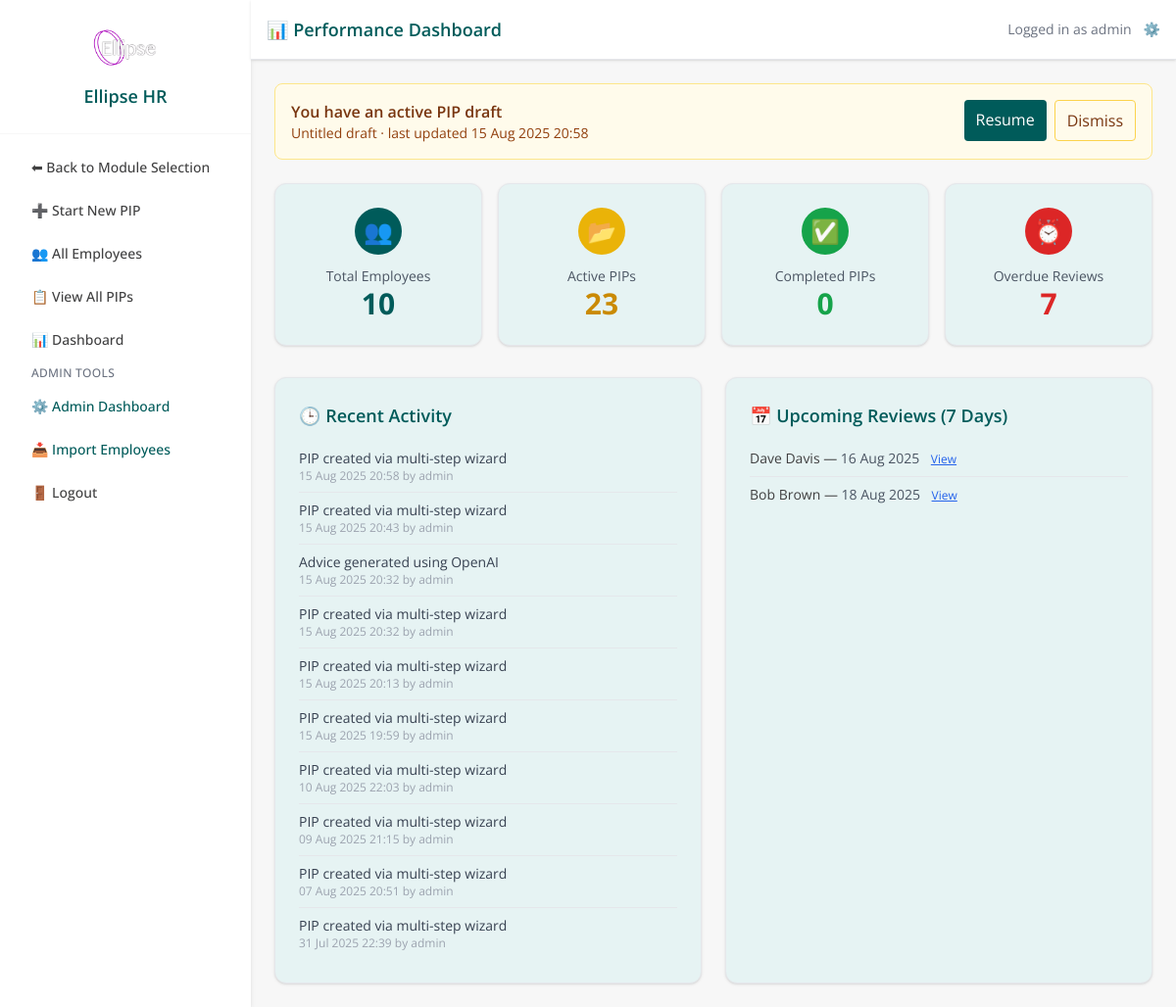
Page /dashboard (signed in) on the earlier database version.
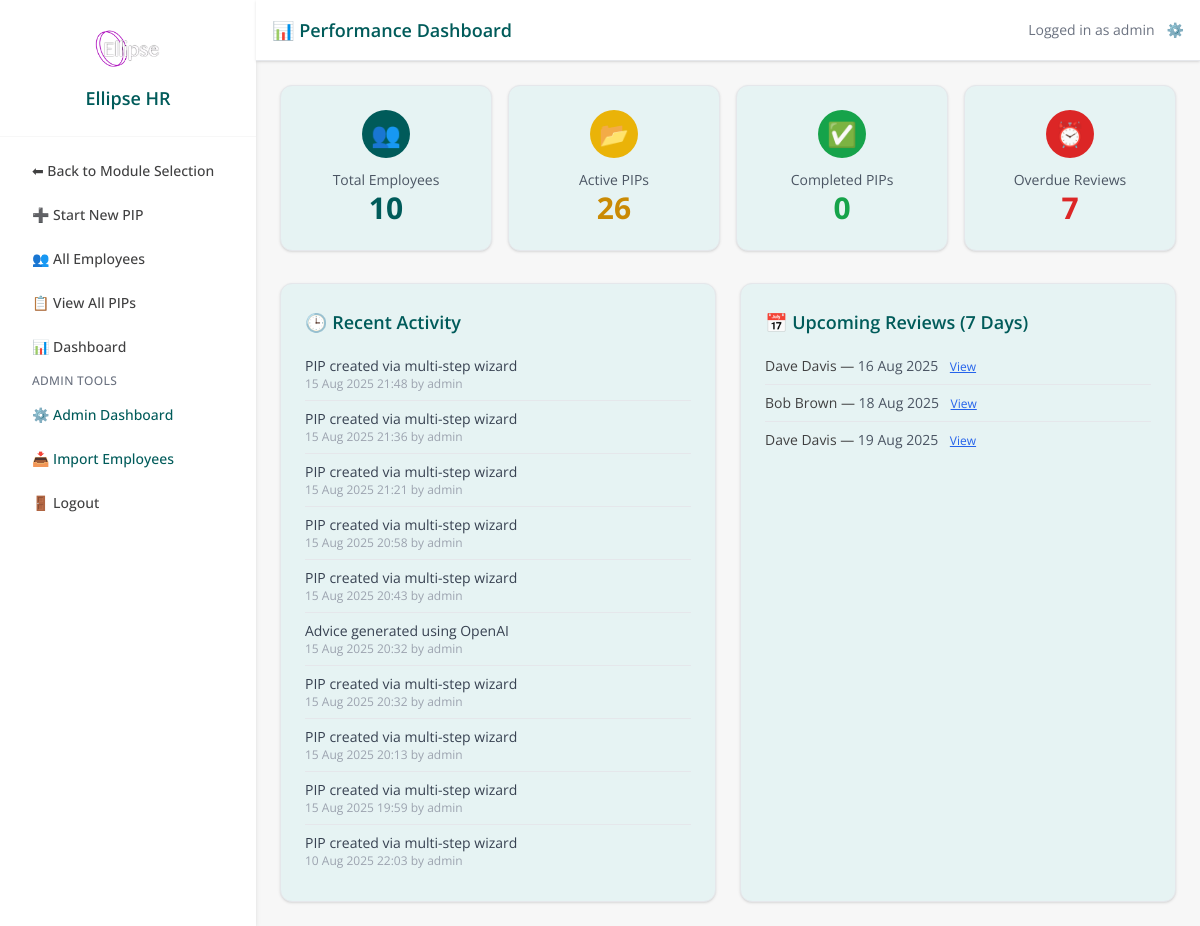
Same page on the later database version.
### models.py (models this page shows)
class DraftPIP(db.Model):
    id = db.Column(db.Integer, primary_key=True)
    user_id = db.Column(db.Integer, db.ForeignKey('user.id'))
    step = db.Column(db.Integer)
    data = db.Column(db.JSON)
    created_at = db.Column(db.DateTime, default=datetime.utcnow)
    updated_at = db.Column(db.DateTime, default=datetime.utcnow, onupdate=datetime.utcnow)
    is_dismissed = db.Column(db.Boolean, default=False)
    user = db.relationship('User', backref='draft_pips')

class TimelineEvent(db.Model):
    __tablename__ = 'timeline_event'
    id = db.Column(db.Integer, primary_key=True)
    pip_record_id = db.Column(db.Integer, db.ForeignKey('pip_record.id'), nullable=True)
    timestamp = db.Column(db.DateTime, default=datetime.utcnow)
    event_type = db.Column(db.String(100))
    notes = db.Column(db.Text)
    updated_by = db.Column(db.String(100))
    created_at = db.Column(db.DateTime, default=datetime.utcnow)
    pip_record = db.relationship(
        'PIPRecord',
        back_populates='timeline_events'
    )

class PIPRecord(db.Model):
    __tablename__ = 'pip_record'
    id = db.Column(db.Integer, primary_key=True)
    employee_id = db.Column(db.Integer, db.ForeignKey('employee.id'), nullable=False)
    concerns = db.Column(db.Text, nullable=False)
    start_date = db.Column(db.Date, nullable=False)
    review_date = db.Column(db.Date, nullable=False)
    meeting_notes = db.Column(db.Text)
    status = db.Column(db.String(20), default='Open')
    created_by = db.Column(db.String(100))
    created_at = db.Column(db.DateTime, default=datetime.utcnow)
    last_updated = db.Column(db.DateTime, default=datetime.utcnow, onupdate=datetime.utcnow)
    ai_advice = db.Column(db.Text)
    ai_advice_generated_at = db.Column(db.DateTime)
    capability_meeting_date = db.Column(db.DateTime, nullable=True)
    capability_meeting_time = db.Column(db.String, nullable=True)
    capability_meeting_venue = db.Column(db.String, nullable=True)
    concern_category = db.Column(db.String(100))
    severity = db.Column(db.String(50))
    frequency = db.Column(db.String(50))
    tags = db.Column(db.Text)
    employee = db.relationship('Employee', back_populates='pips')
    action_items = db.relationship(
        'PIPActionItem',
        back_populates='pip_record',
        cascade='all, delete-orphan',
        lazy=True
    )
    timeline_events = db.relationship(
        'TimelineEvent',
        back_populates='pip_record',
        cascade='all, delete-orphan',
        lazy=True
    )

class Employee(db.Model):
    id = db.Column(db.Integer, primary_key=True)
    first_name = db.Column(db.String(100))
    last_name = db.Column(db.String(100))
    job_title = db.Column(db.String(100))
    line_manager = db.Column(db.String(100))
    service = db.Column(db.String(100))
    start_date = db.Column(db.Date)
    team_id = db.Column(db.Integer)
    email = db.Column(db.String(120), nullable=True)
    pips = db.relationship('PIPRecord', back_populates='employee', lazy=True)

### app.py (the view)
@app.route('/dashboard')
@login_required
def dashboard():
    total_employees = Employee.query.count()
    active_pips = PIPRecord.query.filter_by(status='Open').count()
    completed_pips = PIPRecord.query.filter_by(status='Completed').count()
    today = datetime.now(timezone.utc).date()
    overdue_reviews = PIPRecord.query.filter(
        PIPRecord.review_date < today,
        PIPRecord.status == 'Open'
    ).count()
    recent_activity = TimelineEvent.query.order_by(TimelineEvent.timestamp.desc()).limit(10).all()
    upcoming_deadline = today + timedelta(days=7)
    if current_user.admin_level == 0:
        upcoming_pips = PIPRecord.query.join(Employee).filter(
            Employee.team_id == current_user.team_id,
            PIPRecord.status == 'Open',
            PIPRecord.review_date >= today,
            PIPRecord.review_date <= upcoming_deadline
        ).order_by(PIPRecord.review_date).all()
    else:
        upcoming_pips = PIPRecord.query.filter(
            PIPRecord.status == 'Open',
            PIPRecord.review_date >= today,
            PIPRecord.review_date <= upcoming_deadline
        ).order_by(PIPRecord.review_date).all()
    draft = get_active_draft_for_user(current_user.id)
    return render_template(
        'dashboard.html',
        total_employees=total_employees,
        active_pips=active_pips,
        completed_pips=completed_pips,
        overdue_reviews=overdue_reviews,
        recent_activity=recent_activity,
        upcoming_pips=upcoming_pips,
        draft=draft
    )

### app.py (called while the page is built)
@app.context_processor
def inject_module():
    return dict(active_module=session.get('active_module'))

@login_manager.user_loader
def load_user(user_id):
    return db.session.get(User, int(user_id))

@app.before_request
def set_active_module():
    path = request.path.lower()
    if path.startswith('/pip/') or \
       path.startswith('/employee/') or \
       path in ['/dashboard', '/pip_list', '/employee/list', '/employee/add', '/pip/select-employee']:
        session['active_module'] = 'PIP'
    elif path.startswith('/probation/'):
        session['active_module'] = 'Probation'
    elif path == '/':
        session.pop('active_module', None)

def get_active_draft_for_user(user_id):
    return DraftPIP.query.filter_by(user_id=user_id, is_dismissed=False)\
                         .order_by(DraftPIP.updated_at.desc()).first()

### models.py (called while the page is built)
    def is_superuser(self):
        return self.admin_level == 2

### templates/dashboard.html (shortened to what this page needs)
{% extends "base.html" %}
{% block page_title %}📊 Performance Dashboard{% endblock %}
{% block content %}
{% if draft %}
<div class="mb-6 p-4 rounded-lg border bg-amber-50 border-amber-200 flex items-start justify-between gap-4">
  <div>
    <div class="font-semibold text-amber-900">You have an active PIP draft</div>
    <div class="text-sm text-amber-800">
      {{ draft.data.get('draft_name') or 'Untitled draft' }}
      · last updated {{ draft.updated_at.strftime('%d %b %Y %H:%M') }}
    </div>
  </div>
  <div class="flex gap-2 shrink-0">
    <a href="{{ url_for('pip_wizard_resume') }}"
       class="px-3 py-2 rounded bg-[#005b5a] text-white hover:bg-[#004746]">
      Resume
    </a>
    <button id="dismissDraftBtn"
       class="px-3 py-2 rounded border border-amber-300 text-amber-900 hover:bg-amber-100">
      Dismiss
    </button>
  </div>
</div>
{% endif %}
  <div class="grid grid-cols-1 sm:grid-cols-2 lg:grid-cols-4 gap-4 mb-8">
    <div class="bg-[#e6f3f3] p-6 rounded-xl shadow border border-gray-200 text-center hover:shadow-lg transition duration-300">
      <div class="flex justify-center items-center w-12 h-12 mx-auto rounded-full bg-ellipse-teal text-white text-2xl mb-3">
        👥
      </div>
      <div class="text-sm text-gray-600">Total Employees</div>
      <div class="text-3xl font-bold text-ellipse-teal">{{ total_employees }}</div>
    </div>
    <div class="bg-[#e6f3f3] p-6 rounded-xl shadow border border-gray-200 text-center hover:shadow-lg transition duration-300">
      <div class="flex justify-center items-center w-12 h-12 mx-auto rounded-full bg-yellow-500 text-white text-2xl mb-3">
        📂
      </div>
      <div class="text-sm text-gray-600">Active PIPs</div>
      <div class="text-3xl font-bold text-yellow-600">{{ active_pips }}</div>
    </div>
    <div class="bg-[#e6f3f3] p-6 rounded-xl shadow border border-gray-200 text-center hover:shadow-lg transition duration-300">
      <div class="flex justify-center items-center w-12 h-12 mx-auto rounded-full bg-green-600 text-white text-2xl mb-3">
        ✅
      </div>
      <div class="text-sm text-gray-600">Completed PIPs</div>
      <div class="text-3xl font-bold text-green-600">{{ completed_pips }}</div>
    </div>
    <div class="bg-[#e6f3f3] p-6 rounded-xl shadow border border-gray-200 text-center hover:shadow-lg transition duration-300">
      <div class="flex justify-center items-center w-12 h-12 mx-auto rounded-full bg-red-600 text-white text-2xl mb-3">
        ⏰
      </div>
      <div class="text-sm text-gray-600">Overdue Reviews</div>
      <div class="text-3xl font-bold text-red-600">{{ overdue_reviews }}</div>
    </div>
  </div>
  <div class="grid grid-cols-1 md:grid-cols-2 gap-6">
    <div class="bg-[#e6f3f3] p-6 rounded-xl shadow border border-gray-200">
      <h2 class="text-lg font-semibold text-ellipse-teal mb-3">🕒 Recent Activity</h2>
      <ul class="divide-y divide-gray-200">
        {% for event in recent_activity %}
          <li class="py-2">
            <div class="text-sm text-gray-700">{{ event.notes }}</div>
            <div class="text-xs text-gray-400">{{ event.timestamp.strftime('%d %b %Y %H:%M') }} by {{ event.updated_by }}</div>
          </li>
        {% else %}
          <li class="text-gray-400">No recent activity.</li>
        {% endfor %}
      </ul>
    </div>
    <div class="bg-[#e6f3f3] p-6 rounded-xl shadow border border-gray-200">
      <h2 class="text-lg font-semibold text-ellipse-teal mb-3">📅 Upcoming Reviews (7 Days)</h2>
      <ul class="divide-y divide-gray-200">
        {% for pip in upcoming_pips %}
          <li class="py-2">
            <div class="text-sm">
              {{ pip.employee.first_name }} {{ pip.employee.last_name }} —
              <span class="text-gray-600 text-sm">{{ pip.review_date.strftime('%d %b %Y') }}</span>
              <a href="{{ url_for('pip_detail', id=pip.id) }}" class="text-blue-600 text-xs ml-2 underline">View</a>
            </div>
          </li>
        {% else %}
          <li class="text-gray-400">No upcoming reviews.</li>
        {% endfor %}
      </ul>
    </div>
  </div>
</div>
{% endblock %}

Differences in the rows shown:
no longer on this page (row edited): DraftPIP: data "Untitled draft", updated_at "15 Aug 2025 20:58"
no longer on this page (row unchanged): TimelineEvent: notes "PIP created via multi-step wizard", timestamp "09 Aug 2025 21:15", updated_by "admin"
no longer on this page (row unchanged): TimelineEvent: notes "PIP created via multi-step wizard", timestamp "07 Aug 2025 20:51", updated_by "admin"
no longer on this page (row unchanged): TimelineEvent: notes "PIP created via multi-step wizard", timestamp "31 Jul 2025 22:39", updated_by "admin"
added TimelineEvent: notes "PIP created via multi-step wizard", timestamp "15 Aug 2025 21:48", updated_by "admin"
added TimelineEvent: notes "PIP created via multi-step wizard", timestamp "15 Aug 2025 21:36", updated_by "admin"
added TimelineEvent: notes "PIP created via multi-step wizard", timestamp "15 Aug 2025 21:21", updated_by "admin"
added PIPRecord: employee.first_name "Dave", employee.last_name "Davis", review_date "19 Aug 2025"
Other differences:
{{ active_pips }}: "23" → "26"
text no longer shown: "You have an active PIP draft · last updated Resume Dismiss"
